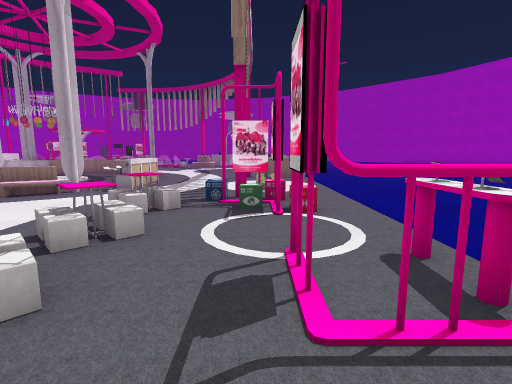
view 1 (above)

24 first-person views from a walk through a scene from a Unity 3-D project. The camera is 1.2 m above the floor, tilts 8° down and sees 85° across. The floor is counted in squares, 1 m on a side. Each view is taken from the middle of a square. On the plan, view 1 faces up. The plan holds only what a view shows up to about 13 squares ahead; the rest is blank. The place goes on beyond the plan. Some surface patterns are stand-ins.

view 2
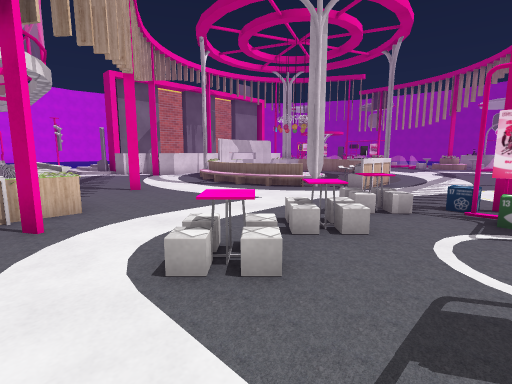

view 3
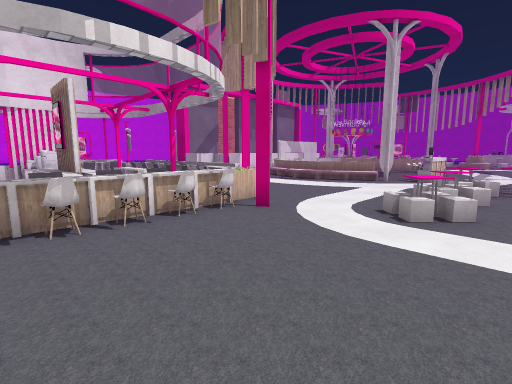

view 4
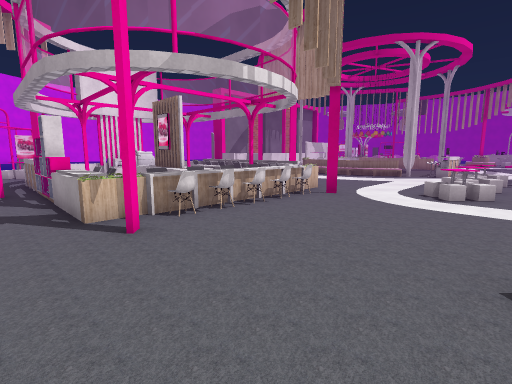

view 5
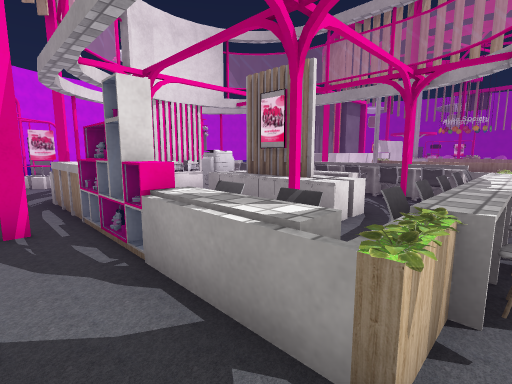

view 6
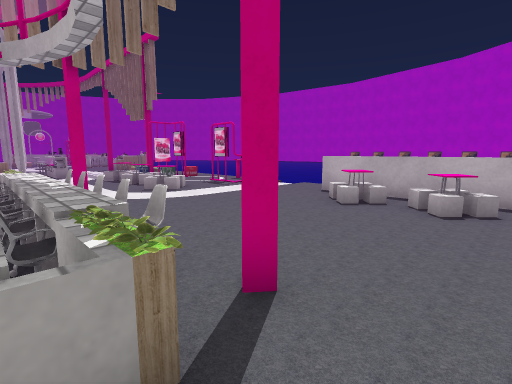

view 7
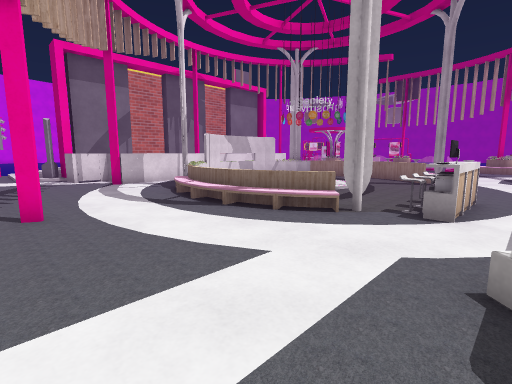

view 8
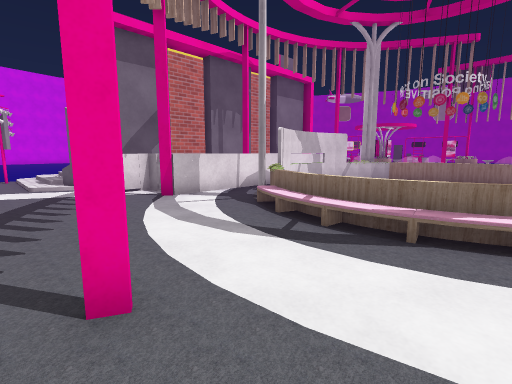

view 9
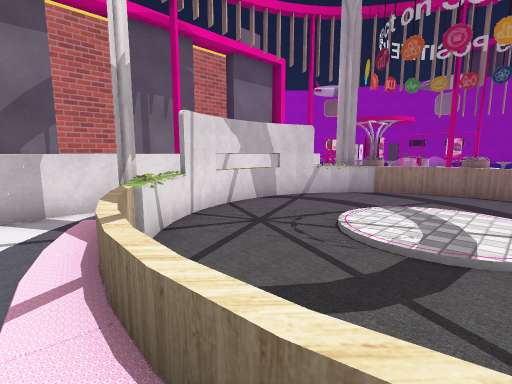

view 10
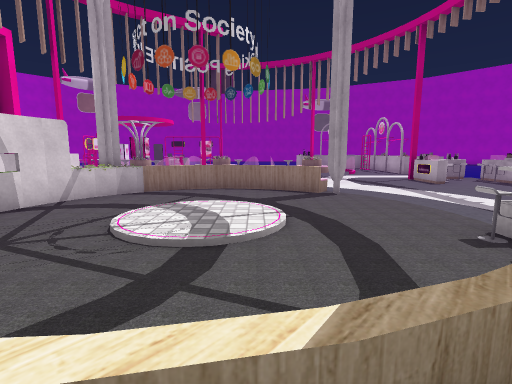

view 11
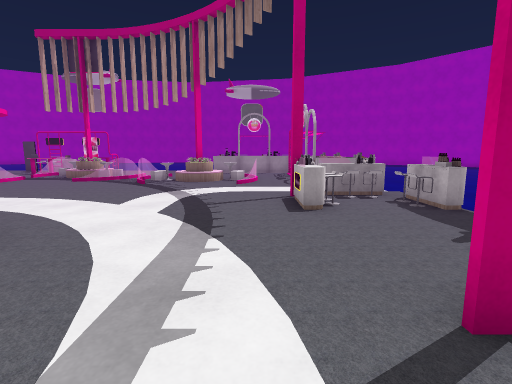

view 12
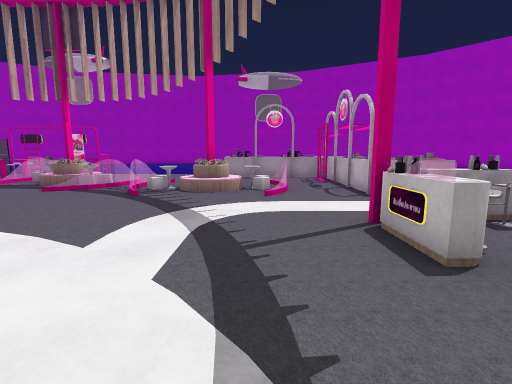

view 13
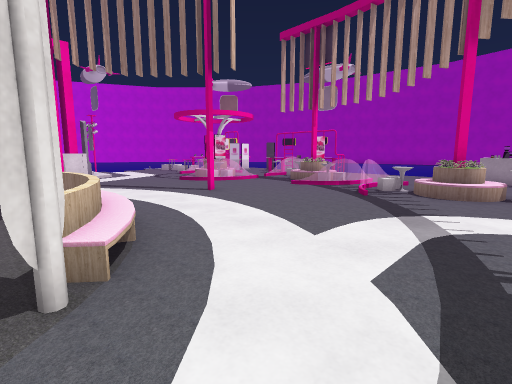

view 14
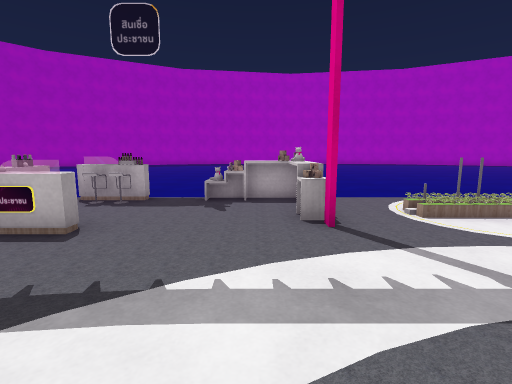

view 15
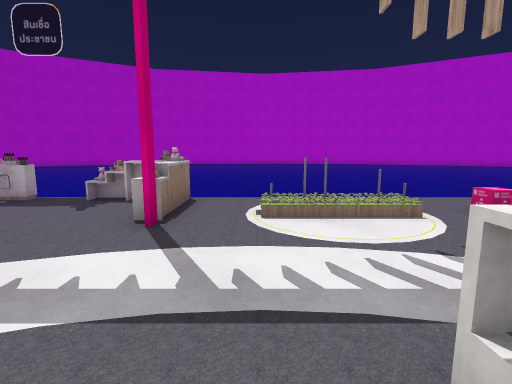

view 16
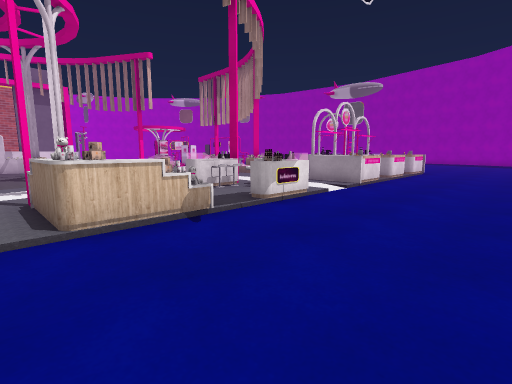

view 17
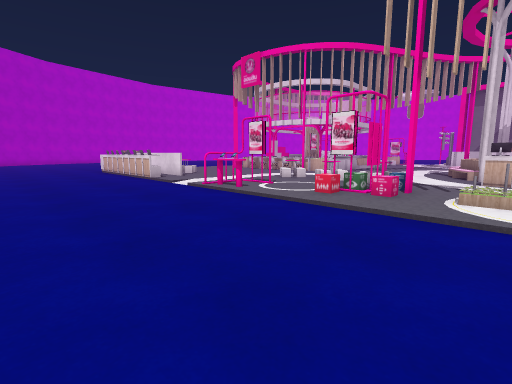

view 18
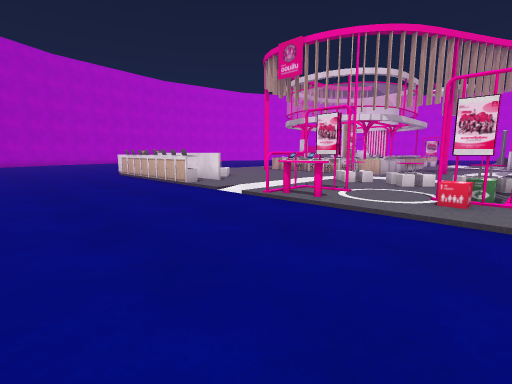

view 19
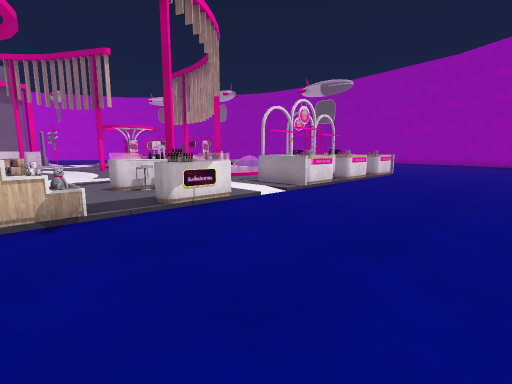

view 20
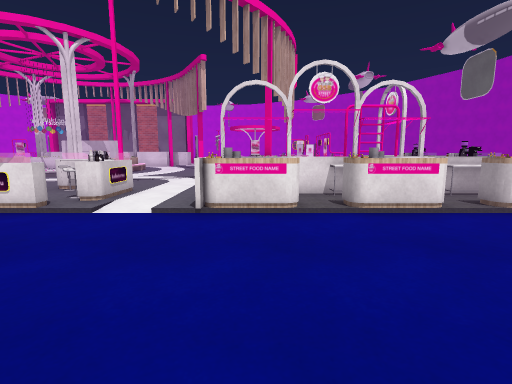

view 21
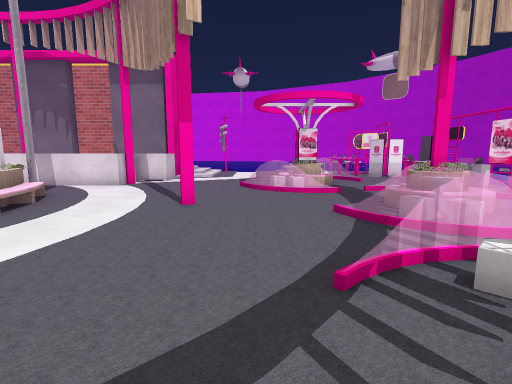

view 22
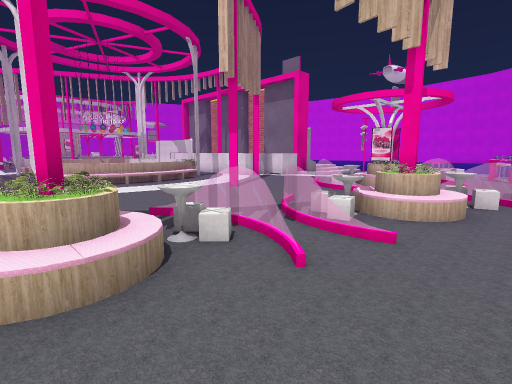

view 23
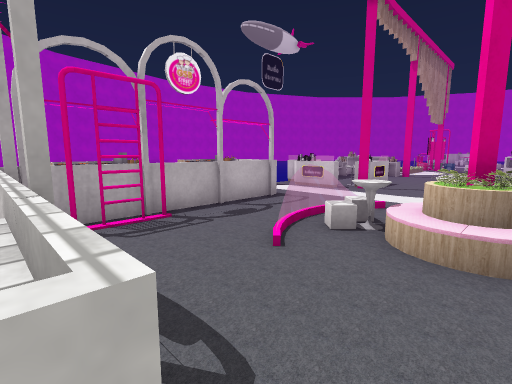

view 24
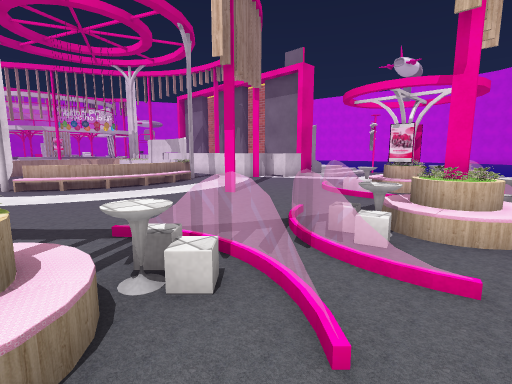

### Floor plan
Key: @ floor where view 1 was taken; # wall or solid block; x gap in a wall; . floor; = window, fence, low wall or low ledge; ^ raised ledge; O other object.
Columns run from 17 left of view 1 to 8 right of it. Each row starts with its distance up from view 1.
 29  O          .O## #O O....
 28 ..O   ...........###.....
 27 ...O=O.O.........#O#O....
 26 =.....OOO=.......=O#......
 25 = ......#==.#O.=.=##......
 24  O#O ...=.=.#OO=.= #O.....
 23   OO ............###......
 22 ....=.....................
 21 ..................O.......
 20 .......#........##OO......
 19 ................OOOO......
 18 ##..............OOO O.....
 17  ###...............O......
 16    =.#=====........O......
 15    ###.....#.......=......
 14    ##............O^O......
 13    ##.....................
 12    ##............OO.......
 11    ##.......O=...OO.......
 10    ##.......O=...OO.......
  9    ###......OO...OO.......
  8    =.O==..OO..............
  7  #=#....O.......O#........
  6 #=............OO.#O.......
  5 ..........................
  4 ........#.....OO...O......
  3 .................#.O......
  2        .......OO.##O......
  1   =#OOOOOO#O..............
  0   ^O #^^..O .....@........
 -1   #O   ^..OO..............
 -2   #OOO##^=OO......#O......
 -3   ## O^===OO......=O......
 -4   =  x    OO.....O#O......
 -5 x     ##OO^O......=O.....
 -6 ...=^^#O#^^O.....O#O.....
 -7      .x...........=  ....

Positions as (right, up) in squares from view 1, and headings:
1: (0, 0), facing up
2: (0, 0), facing up-left
3: (-1, -4), facing up-left
4: (-1, -7), facing up-left
5: (-6, -7), facing up-left
6: (-7, -7), facing up-right
7: (-3, 3), facing up-left
8: (-7, 3), facing up-left
9: (-8, 7), facing up-left
10: (-8, 7), facing up
11: (-2, 12), facing up
12: (-3, 15), facing up
13: (-3, 15), facing up-left
14: (-5, 15), facing right
15: (-5, 12), facing right
16: (7, 13), facing up-left
17: (8, 10), facing down-left
18: (8, 7), facing down-left
19: (8, 15), facing up-left
20: (8, 24), facing left
21: (-4, 22), facing left
22: (-4, 28), facing down-left
23: (-5, 29), facing down-right
24: (-5, 27), facing down-left
